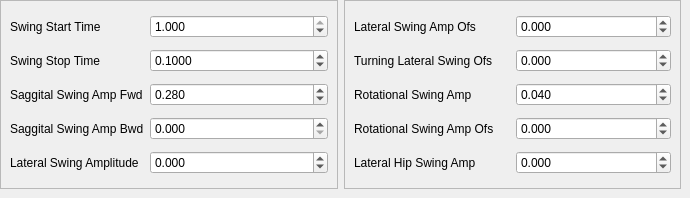
       <widget class="QWidget" name="tab_swing">
        <attribute name="title">
         <string>Leg and Hip Swing</string>
        </attribute>
        <widget class="QWidget" name="horizontalLayoutWidget_2">
         <property name="geometry">
          <rect>
           <x>0</x>
           <y>0</y>
           <width>681</width>
           <height>189</height>
          </rect>
         </property>
         <layout class="QHBoxLayout" name="horizontalLayout_4">
          <item>
           <widget class="QFrame" name="frame_3">
            <property name="frameShape">
             <enum>QFrame::StyledPanel</enum>
            </property>
            <property name="frameShadow">
             <enum>QFrame::Raised</enum>
            </property>
            <layout class="QGridLayout" name="gridLayout_9">
             <item row="0" column="0">
              <widget class="QLabel" name="label_16">
               <property name="text">
                <string>Swing Start Time</string>
               </property>
              </widget>
             </item>
             <item row="1" column="0">
              <widget class="QLabel" name="label_18">
               <property name="text">
                <string>Swing Stop Time</string>
               </property>
              </widget>
             </item>
             <item row="2" column="0">
              <widget class="QLabel" name="label_19">
               <property name="text">
                <string>Saggital Swing Amp Fwd</string>
               </property>
              </widget>
             </item>
             <item row="2" column="1" colspan="2">
              <widget class="QDoubleSpinBox" name="d_spinBox_c10">
               <property name="decimals">
                <number>3</number>
               </property>
               <property name="minimum">
                <double>-1.000000000000000</double>
               </property>
               <property name="maximum">
                <double>1.000000000000000</double>
               </property>
               <property name="singleStep">
                <double>0.001000000000000</double>
               </property>
               <property name="value">
                <double>0.280000000000000</double>
               </property>
              </widget>
             </item>
             <item row="1" column="1" colspan="2">
              <widget class="QDoubleSpinBox" name="d_spinBox_t1">
               <property name="decimals">
                <number>4</number>
               </property>
               <property name="minimum">
                <double>-1.000000000000000</double>
               </property>
               <property name="maximum">
                <double>10.000000000000000</double>
               </property>
               <property name="singleStep">
                <double>0.001000000000000</double>
               </property>
               <property name="value">
                <double>0.100000000000000</double>
               </property>
              </widget>
             </item>
             <item row="0" column="1" colspan="2">
              <widget class="QDoubleSpinBox" name="d_spinBox_t0">
               <property name="suffix">
                <string/>
               </property>
               <property name="decimals">
                <number>3</number>
               </property>
               <property name="minimum">
                <double>-1.000000000000000</double>
               </property>
               <property name="maximum">
                <double>1.000000000000000</double>
               </property>
               <property name="singleStep">
                <double>0.001000000000000</double>
               </property>
               <property name="value">
                <double>1.000000000000000</double>
               </property>
              </widget>
             </item>
             <item row="3" column="1" colspan="2">
              <widget class="QDoubleSpinBox" name="d_spinBox_c11">
               <property name="decimals">
                <number>3</number>
               </property>
               <property name="singleStep">
                <double>0.001000000000000</double>
               </property>
              </widget>
             </item>
             <item row="3" column="0">
              <widget class="QLabel" name="label_2">
               <property name="text">
                <string>Saggital Swing Amp Bwd</string>
               </property>
              </widget>
             </item>
             <item row="4" column="0">
              <widget class="QLabel" name="label_23">
               <property name="text">
                <string>Lateral Swing Amplitude</string>
               </property>
              </widget>
             </item>
             <item row="4" column="1" colspan="2">
              <widget class="QDoubleSpinBox" name="d_spinBox_c12">
               <property name="decimals">
                <number>3</number>
               </property>
               <property name="minimum">
                <double>-1.000000000000000</double>
               </property>
               <property name="maximum">
                <double>1.000000000000000</double>
               </property>
               <property name="singleStep">
                <double>0.001000000000000</double>
               </property>
              </widget>
             </item>
            </layout>
           </widget>
          </item>
          <item>
           <widget class="QFrame" name="frame_4">
            <property name="frameShape">
             <enum>QFrame::StyledPanel</enum>
            </property>
            <property name="frameShadow">
             <enum>QFrame::Raised</enum>
            </property>
            <layout class="QGridLayout" name="gridLayout_10">
             <item row="0" column="0">
              <widget class="QLabel" name="label_17">
               <property name="text">
                <string>Lateral Swing Amp Ofs</string>
               </property>
              </widget>
             </item>
             <item row="2" column="0">
              <widget class="QLabel" name="label_21">
               <property name="text">
                <string>Rotational Swing Amp</string>
               </property>
              </widget>
             </item>
             <item row="1" column="0">
              <widget class="QLabel" name="label_20">
               <property name="text">
                <string>Turning Lateral Swing Ofs</string>
               </property>
              </widget>
             </item>
             <item row="0" column="1">
              <widget class="QDoubleSpinBox" name="d_spinBox_c13">
               <property name="suffix">
                <string/>
               </property>
               <property name="decimals">
                <number>3</number>
               </property>
               <property name="minimum">
                <double>-1.000000000000000</double>
               </property>
               <property name="maximum">
                <double>1.000000000000000</double>
               </property>
               <property name="singleStep">
                <double>0.001000000000000</double>
               </property>
              </widget>
             </item>
             <item row="3" column="0">
              <widget class="QLabel" name="label_22">
               <property name="text">
                <string>Rotational Swing Amp Ofs</string>
               </property>
              </widget>
             </item>
             <item row="1" column="1">
              <widget class="QDoubleSpinBox" name="d_spinBox_c14">
               <property name="suffix">
                <string/>
               </property>
               <property name="decimals">
                <number>3</number>
               </property>
               <property name="minimum">
                <double>-1.000000000000000</double>
               </property>
               <property name="maximum">
                <double>1.000000000000000</double>
               </property>
               <property name="singleStep">
                <double>0.001000000000000</double>
               </property>
              </widget>
             </item>
             <item row="2" column="1">
              <widget class="QDoubleSpinBox" name="d_spinBox_c15">
               <property name="suffix">
                <string/>
               </property>
               <property name="decimals">
                <number>3</number>
               </property>
               <property name="minimum">
                <double>-1.000000000000000</double>
               </property>
               <property name="maximum">
                <double>1.000000000000000</double>
               </property>
               <property name="singleStep">
                <double>0.001000000000000</double>
               </property>
               <property name="value">
                <double>0.040000000000000</double>
               </property>
              </widget>
             </item>
             <item row="3" column="1">
              <widget class="QDoubleSpinBox" name="d_spinBox_c16">
               <property name="suffix">
                <string/>
               </property>
               <property name="decimals">
                <number>3</number>
               </property>
               <property name="minimum">
                <double>-1.000000000000000</double>
               </property>
               <property name="maximum">
                <double>1.000000000000000</double>
               </property>
               <property name="singleStep">
                <double>0.001000000000000</double>
               </property>
              </widget>
             </item>
             <item row="4" column="0">
              <widget class="QLabel" name="label_9">
               <property name="text">
                <string>Lateral Hip Swing Amp</string>
               </property>
              </widget>
             </item>
             <item row="4" column="1">
              <widget class="QDoubleSpinBox" name="d_spinBox_c17">
               <property name="decimals">
                <number>3</number>
               </property>
               <property name="minimum">
                <double>-1.000000000000000</double>
               </property>
               <property name="maximum">
                <double>1.000000000000000</double>
               </property>
               <property name="singleStep">
                <double>0.001000000000000</double>
               </property>
              </widget>
             </item>
            </layout>
           </widget>
          </item>
         </layout>
        </widget>
       </widget>
